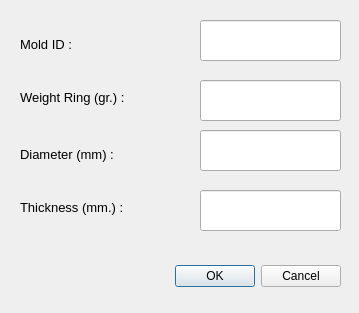
<?xml version="1.0" encoding="UTF-8"?>
<ui version="4.0">
 <class>addMold</class>
 <widget class="QDialog" name="addMold">
  <property name="geometry">
   <rect>
    <x>0</x>
    <y>0</y>
    <width>359</width>
    <height>313</height>
   </rect>
  </property>
  <property name="windowTitle">
   <string>Add Mold</string>
  </property>
  <widget class="QDialogButtonBox" name="buttonBox">
   <property name="geometry">
    <rect>
     <x>20</x>
     <y>260</y>
     <width>321</width>
     <height>32</height>
    </rect>
   </property>
   <property name="orientation">
    <enum>Qt::Horizontal</enum>
   </property>
   <property name="standardButtons">
    <set>QDialogButtonBox::Cancel|QDialogButtonBox::Ok</set>
   </property>
  </widget>
  <widget class="QLineEdit" name="lineEditRingId">
   <property name="geometry">
    <rect>
     <x>200</x>
     <y>20</y>
     <width>141</width>
     <height>41</height>
    </rect>
   </property>
  </widget>
  <widget class="QLineEdit" name="lineEditWeightRing">
   <property name="geometry">
    <rect>
     <x>200</x>
     <y>80</y>
     <width>141</width>
     <height>41</height>
    </rect>
   </property>
  </widget>
  <widget class="QLineEdit" name="lineEditDiameterRing">
   <property name="geometry">
    <rect>
     <x>200</x>
     <y>130</y>
     <width>141</width>
     <height>41</height>
    </rect>
   </property>
  </widget>
  <widget class="QLineEdit" name="lineEditThickRing">
   <property name="geometry">
    <rect>
     <x>200</x>
     <y>190</y>
     <width>141</width>
     <height>41</height>
    </rect>
   </property>
  </widget>
  <widget class="QWidget" name="layoutWidget">
   <property name="geometry">
    <rect>
     <x>20</x>
     <y>130</y>
     <width>181</width>
     <height>101</height>
    </rect>
   </property>
   <layout class="QVBoxLayout" name="verticalLayout_2">
    <item>
     <widget class="QLabel" name="label_3">
      <property name="font">
       <font>
        <pointsize>10</pointsize>
       </font>
      </property>
      <property name="text">
       <string>Diameter (mm) :</string>
      </property>
     </widget>
    </item>
    <item>
     <widget class="QLabel" name="label_4">
      <property name="font">
       <font>
        <pointsize>10</pointsize>
       </font>
      </property>
      <property name="text">
       <string>Thickness (mm.) :</string>
      </property>
     </widget>
    </item>
   </layout>
  </widget>
  <widget class="QWidget" name="layoutWidget">
   <property name="geometry">
    <rect>
     <x>20</x>
     <y>20</y>
     <width>181</width>
     <height>101</height>
    </rect>
   </property>
   <layout class="QVBoxLayout" name="verticalLayout">
    <item>
     <widget class="QLabel" name="label">
      <property name="font">
       <font>
        <pointsize>10</pointsize>
       </font>
      </property>
      <property name="text">
       <string>Mold ID :</string>
      </property>
     </widget>
    </item>
    <item>
     <widget class="QLabel" name="label_2">
      <property name="font">
       <font>
        <pointsize>10</pointsize>
       </font>
      </property>
      <property name="text">
       <string>Weight Ring (gr.) :</string>
      </property>
     </widget>
    </item>
   </layout>
  </widget>
 </widget>
 <resources/>
 <connections>
  <connection>
   <sender>buttonBox</sender>
   <signal>accepted()</signal>
   <receiver>addMold</receiver>
   <slot>accept()</slot>
   <hints>
    <hint type="sourcelabel">
     <x>248</x>
     <y>254</y>
    </hint>
    <hint type="destinationlabel">
     <x>157</x>
     <y>274</y>
    </hint>
   </hints>
  </connection>
  <connection>
   <sender>buttonBox</sender>
   <signal>rejected()</signal>
   <receiver>addMold</receiver>
   <slot>reject()</slot>
   <hints>
    <hint type="sourcelabel">
     <x>316</x>
     <y>260</y>
    </hint>
    <hint type="destinationlabel">
     <x>286</x>
     <y>274</y>
    </hint>
   </hints>
  </connection>
 </connections>
</ui>
